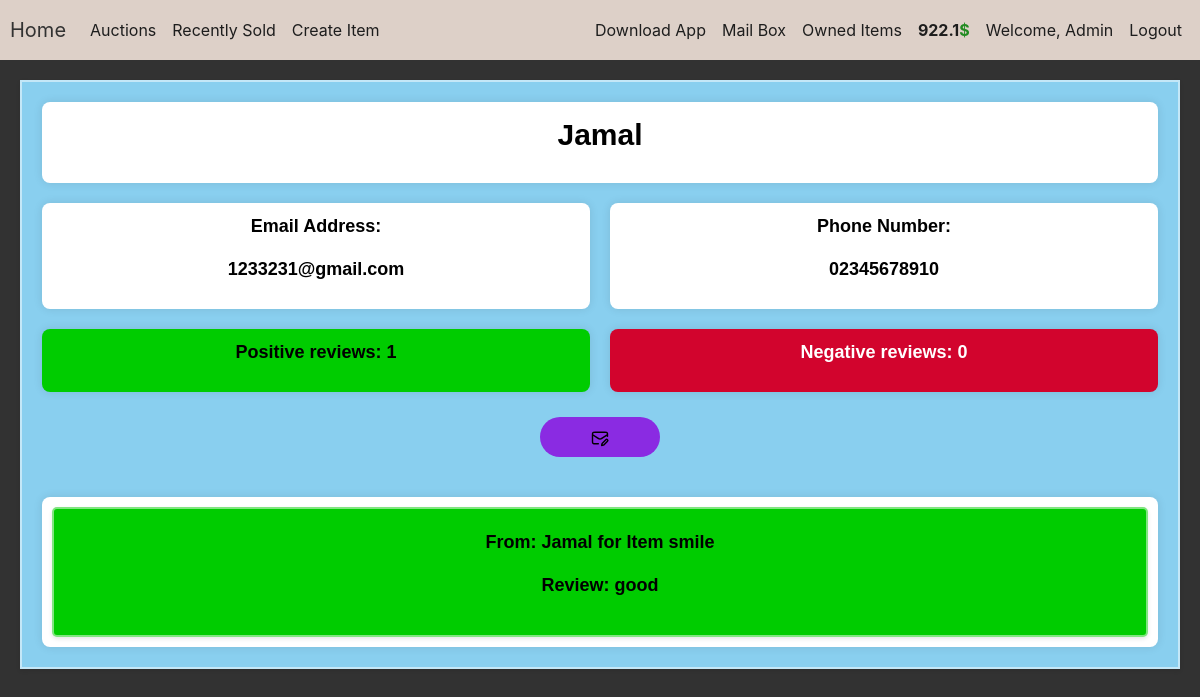
Page /user/3 (signed in) on the committed database.
### auction/models.py (models this page shows, shortened)
class User(db.Model,UserMixin):
    id = db.Column(db.Integer(),primary_key=True)
    username = db.Column(db.String(length=50),unique=True,nullable=False)
    email_address = db.Column(db.String(length=255),nullable=False,unique=True)
    password_hash = db.Column(db.String(length=60),nullable=False)
    budget = db.Column(db.Integer(),nullable=False,default=1000)
    phone_number = db.Column(db.String(length=255),nullable=False)
    items = db.relationship('Item',backref='owned_user',lazy=True)
    sent_mails = db.relationship('Mail',foreign_keys="Mail.sender_id",backref='sender',lazy=True)
    received_mails = db.relationship('Mail', foreign_keys="Mail.receiver_id", backref='receiver', lazy=True)
    user_reviews = db.relationship('Review',backref='reviewed_user_rel',lazy=True)
    @property
    def password(self):
        return self.password
    def show_budget(self):
        return round(self.budget,2)

class Review(db.Model):
    id = db.Column(db.Integer(),primary_key=True)
    reviewed_user = db.Column(db.Integer(),db.ForeignKey('user.id'), nullable=False)
    reviewer_id = db.Column(db.Integer(), nullable=False)
    reviewer_name = db.Column(db.String(length=50),nullable=False)
    reviewed_item = db.Column(db.String(length=30),nullable=False)
    review_type = db.Column(db.String(length=50), nullable=False)
    review_message = db.Column(db.String(length=1024), nullable=False)

### auction/routes.py (the view)
@app.route('/user/<int:user_id>')
def other_user_profile(user_id):
    user = User.query.get(user_id)
    current_user_id = current_user.id
    reviews = Review.query.filter_by(reviewed_user=user_id).order_by(desc(Review.id)).all()
    num_positive_reviews = sum(1 for review in reviews if review.review_type == "Positive")
    num_negative_reviews = sum(1 for review in reviews if review.review_type != "Positive")
    return render_template('user_profile.html', user=user, num_positive_reviews=num_positive_reviews, num_negative_reviews=num_negative_reviews, reviews=reviews,current_user_id=current_user_id)

### auction/models.py (called while the page is built)
@login_manager.user_loader
def load_user(user_id):
    return User.query.get(int(user_id))

### auction/templates/user_profile.html (shortened to what this page needs)
{% extends 'base.html' %}
{% block content %}
<div class="profile-container">
    <div class="info-item username">
        <p>{{ user.username }}</p>
    </div>
    <div class="info-item email">
        <p>Email Address:</p>
        <p>{{ user.email_address }}</p>
    </div>
    <div class="info-item phone">
        <p>Phone Number:</p>
        <p>0{{ user.phone_number[4:]}}</p>
    </div>
    <div class="info-item positive">
        <p>Positive reviews: {{ num_positive_reviews }}</p>
    </div>
    <div class="info-item negative">
        <p>Negative reviews: {{ num_negative_reviews }}</p>
    </div>
    {% if user.id != current_user_id %}
        <div class="username">
            <button class="btn btn-outline btn-light" data-toggle="modal" data-target="#Modal-MailSeller-{{ user.id }}">
                <img src="{{ url_for('static', filename='images/mail-pencil-svgrepo-com.svg') }}" alt="SendMail" class="buttonIcon">
            </button>
        </div>
    {% endif %}
    <div class="info-item reviews">
    {% if reviews%}
        {% for review in reviews %}
         <div class="user_review {% if review.review_type == 'Positive' %}positive{% else %}negative{% endif %}">
            <p>From: {{ review.reviewer_name }} for Item {{ review.reviewed_item[:-6] }}</p>
            <p>Review: {{ review.review_message }}</p>
        </div>
        {% endfor %}
        {% else %}
    <div style="text-align: center;margin-top: 20px;">
        <p>No Reviews to display.</p>
    </div>
    {% endif %}
    </div>
</div>
{% endblock %}

### auction/templates/base.html (shortened to what this page needs)
<!doctype html>
<html lang="en">
   <head>
      <link rel="stylesheet" href="https://cdn.jsdelivr.net/npm/bootstrap@4.5.3/dist/css/bootstrap.min.css">
      <link rel="stylesheet" href="{{ url_for('static', filename='style.css') }}">
   </head>
   <body>
     <nav class="navbar navbar-expand-md navbar-dark bg-dark">
    <a class="navbar-brand" href="{{ url_for('home_page') }}">Home</a>
    <div class="collapse navbar-collapse" id="navbarNav">
        <ul class="navbar-nav mr-auto">
            <li class="nav-item active">
                <a class="nav-link nav-link-button" href="{{ url_for('auction_page') }}">Auctions <span class="sr-only">(current)</span></a>
            </li>
            {% if current_user.is_authenticated %}
            <li class="nav-item">
                <a class="nav-link nav-link-button" href="{{ url_for('recently_sold_items') }}">Recently Sold</a>
            </li>
            <li class="nav-item">
                <a class="nav-link nav-link-button" href="{{ url_for('create_page') }}">Create Item</a>
            </li>
            {% endif %}
        </ul>
        {% if current_user.is_authenticated %}
        <ul class="navbar-nav">
            <li class="nav-item">
                <a class="nav-link nav-link-button" href="{{ url_for('download_mobile_app') }}">Download App</a>
            </li>
            <li class="nav-item">
                <a class="nav-link nav-link-button" href="{{ url_for('mail_box') }}">Mail Box</a>
            </li>
            <li class="nav-item">
                <a class="nav-link nav-link-button" href="{{ url_for('owned_items_page') }}">Owned Items</a>
            </li>
            <li class="nav-item">
                <a class="nav-link money">{{ current_user.show_budget() }}<span class="dollar-sign">$</span></a>
            </li>
            <li class="nav-item">
                <a class="nav-link nav-link-button" href="{{ url_for('user_profile') }}">
                    Welcome, {{ current_user.username }}
                </a>
            </li>
            <li class="nav-item">
                <a class="nav-link nav-link-button" href="{{ url_for('logout_page') }}">Logout</a>
            </li>
        </ul>
        {% endif %}
    </div>
</nav>
      {% block content %}
      {% endblock %}
   </body>
</html>

### auction/static/style.css (style rules this page uses)
* { box-sizing: border-box; margin: 0; padding: 0; }
.btn-light { height: 40px; !important; width: 120px; !important; border-radius: 20px !important; background: blueviolet !important; border: blueviolet; }
.navbar { z-index: 1030; }
.dollar-sign { color: forestgreen; }
.money { font-weight: bold; }
.nav-link { color: #1D1D1D !important; }
.navbar { height: 60px; padding: 10px 10px; }
.navbar-brand { color: #323232 !important; }
.buttonIcon { filter: invert(0); transition: filter 0.3s ease; width: 20px; height: 20px; }
.profile-container { display: grid; grid-template-columns: 1fr 1fr; gap: 20px; text-align: center; background: #89cfef; border-radius: 0px; border: 2px solid rgba(255,255,255,.5); box-shadow: 0 2px 4px rgba(0, 0, 0, 0.1); font-family: Arial, sans-serif; padding: 20px; margin: 20px; }
.info-item { background-color: #ffffff; padding: 10px; border-radius: 8px; box-shadow: 0 0 10px rgba(0, 0, 0, 0.1); }
.username { grid-column: span 2; font-size: 2.5vw; font-weight: bold; color: black; }
.email, .phone { font-size: 1.5vw; color: black; font-weight: bold; }
.positive { font-size: 1.5vw; color: black; background: #00cc00; font-weight: bold; }
.negative { font-size: 1.5vw; color: white; background: #D2042D; font-weight: bold; }
.reviews { grid-column: span 2; margin-top: 20px; color:black; }
.user_review { background: #89cfef; padding: 20px; border-radius: 5px; border: 2px solid rgba(255,255,255,.5); box-shadow: 0 2px 4px rgba(0, 0, 0, 0.1); font-family: Arial, sans-serif; }
.user_review.positive { background-color: #00cc00; }

### auction/templates/base.html (style rules this page uses)
body { background-color: #323232; color: white }
.bg-dark { background-color: #DDD0C8 !important; }

### rows in the picture
User: show_budget "922.1", username "Admin"
User: username "Jamal", email_address "1233231@gmail.com", phone_number "2345678910"
Review: reviewer_name "Jamal", reviewed_item "smile", review_message "good"

### other values in the picture
{{ num_positive_reviews }} "1"
{{ num_negative_reviews }} "0"
